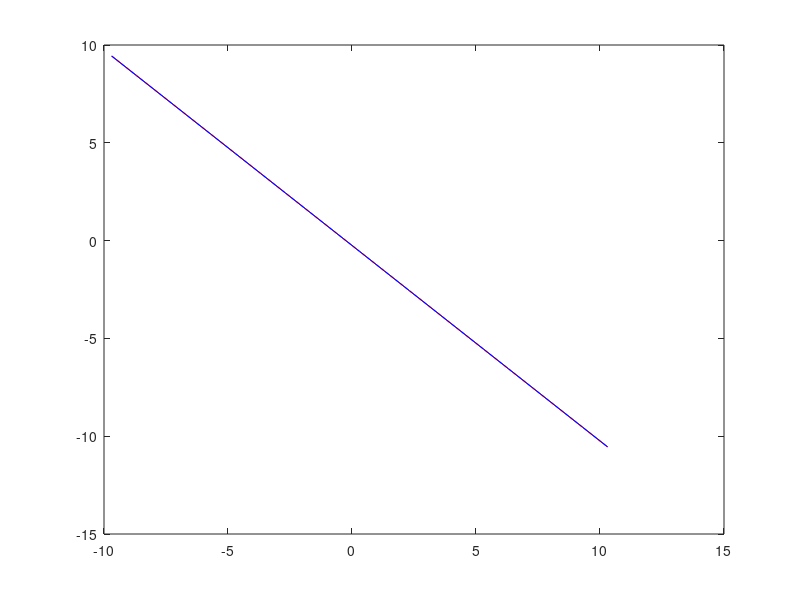

Reproduce this figure in MATLAB. (Note: this script raises an error after producing the figure.)
%ARTCHK2D      Validate the sirt algorithm for a 2D geometry

A = randn(2,2);
A = [1 1; -1 -1.001];
x = randn(2,1);
b = A * x;
xmin = x(1) - 10;
xmax = x(1) + 10;
ymin = x(2) - 10;
ymax = x(2) + 10;
x1 = [xmin:xmax];

y1 = -1*A(1,1)/A(1,2) * x1 + b(1)/A(1,2);
y2 = -1*A(2,1)/A(2,2) * x1 + b(2)/A(2,2);
clf
plot(x1, y1, 'r');
hold on
plot(x1, y2, 'b');
nIter = [1:10];
xstart = [0 0]';
xnew = art(A, b, xstart, nIter, 1);
plot([xstart(1) xnew(1,1)], [xstart(2) xnew(2,1)], 'mo');
plot([xstart(1) xnew(1,1)], [xstart(2) xnew(2,1)], 'm:');
for iIter = 1:length(nIter)-1
    plot([xnew(1,iIter) xnew(1,iIter+1)], [xnew(2,iIter) xnew(2,iIter+1)], 'mo');
    plot([xnew(1,iIter) xnew(1,iIter+1)], [xnew(2,iIter) xnew(2,iIter+1)], 'm:');
end
axis('square')